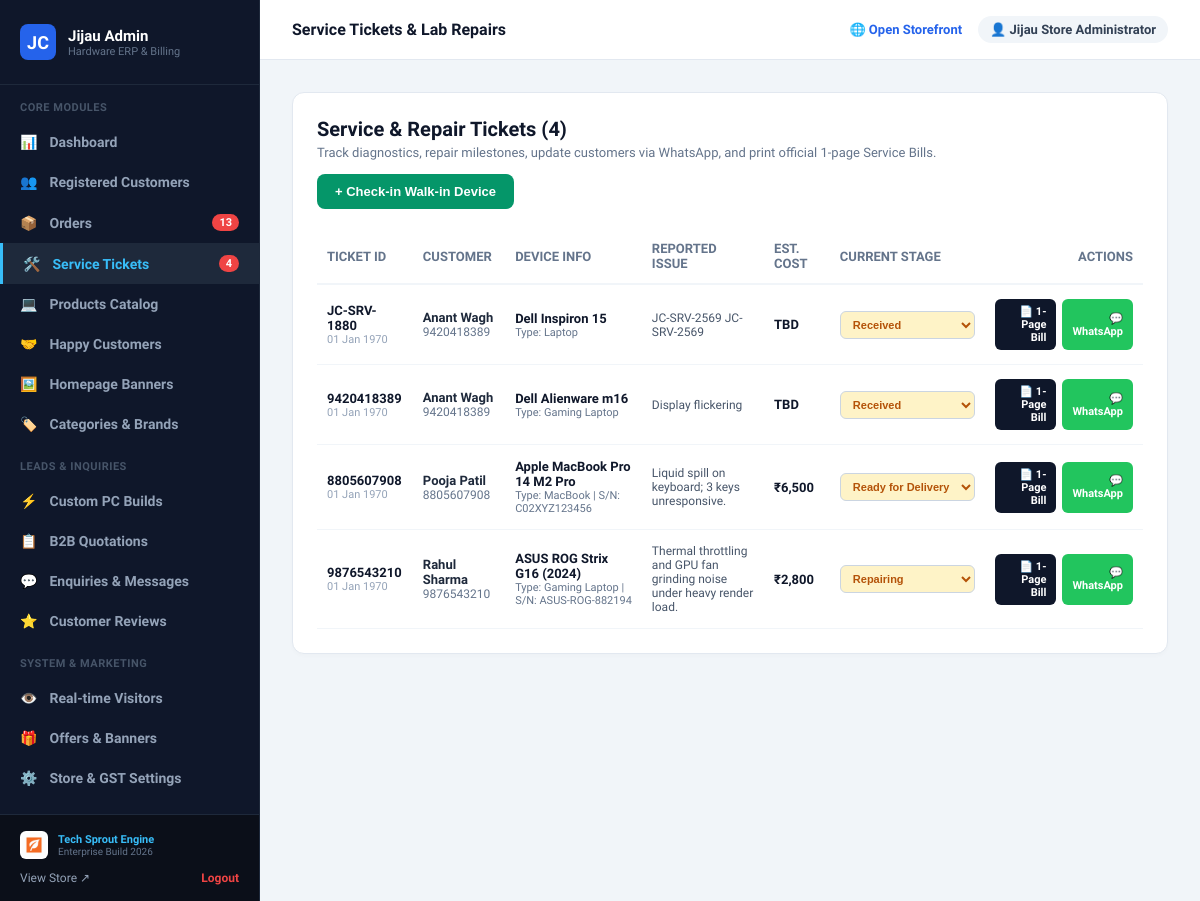
Page /php-jijaucomputers/admin/service-requests.php (signed in) on the earlier database version.
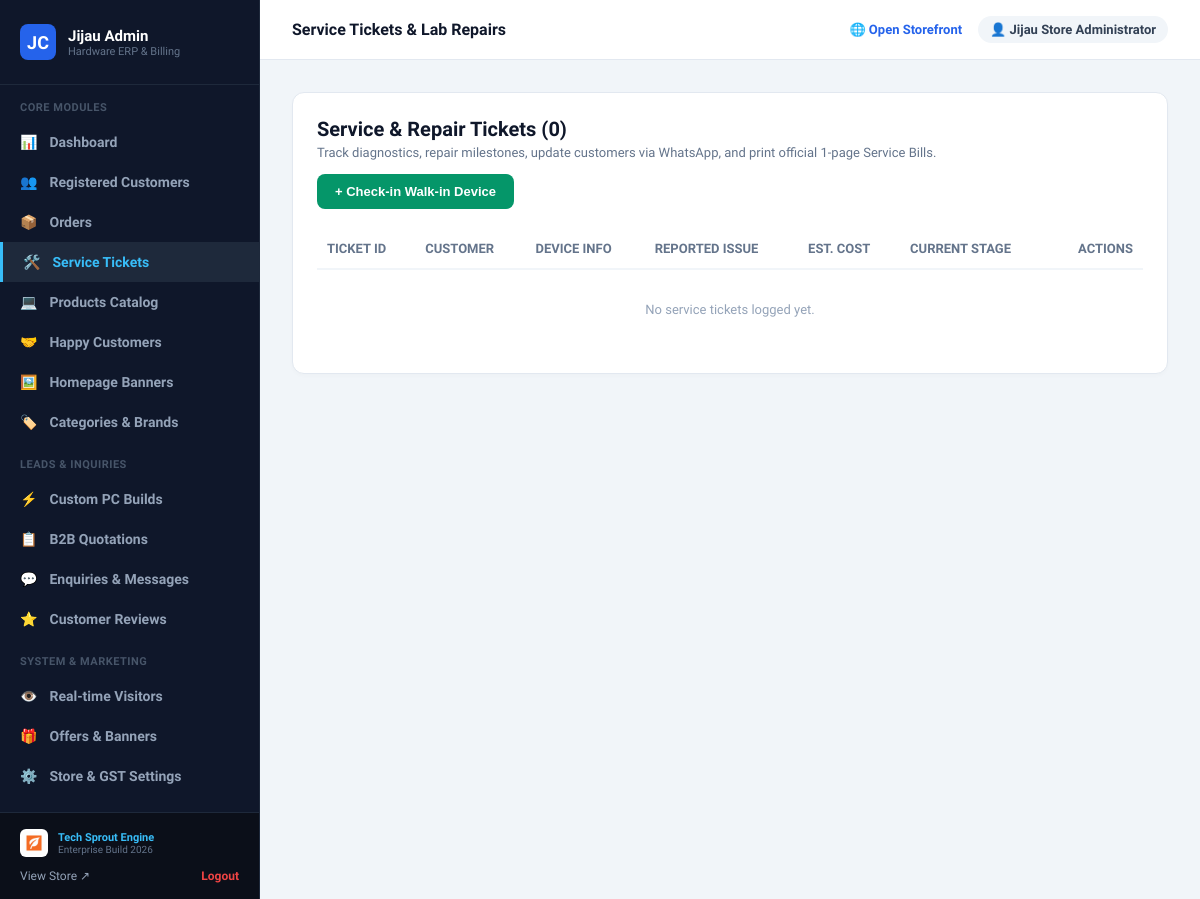
Same page on the later database version.
### tables this page shows
CREATE TABLE "ServiceRequest" (
    "id" TEXT NOT NULL PRIMARY KEY,
    "ticketId" TEXT NOT NULL,
    "customerName" TEXT NOT NULL,
    "phone" TEXT NOT NULL,
    "email" TEXT,
    "deviceType" TEXT NOT NULL,
    "brand" TEXT NOT NULL,
    "model" TEXT NOT NULL,
    "serialNo" TEXT,
    "issueDesc" TEXT NOT NULL,
    "status" TEXT NOT NULL DEFAULT 'Received',
    "adminNotes" TEXT,
    "estimatedCost" REAL,
    "createdAt" DATETIME NOT NULL DEFAULT CURRENT_TIMESTAMP,
    "updatedAt" DATETIME NOT NULL
);

### php-jijaucomputers/includes/functions.php (called while the page is built, shortened)
<?php
function formatPrice($amount): string {
    $num = floatval($amount);
    return '₹' . number_format($num, 0, '.', ',');
}

### php-jijaucomputers/admin/service-requests.php (the view, shortened to what the changed rows need)
<?php
require_once __DIR__ . '/includes/header.php';
require_once __DIR__ . '/includes/sidebar.php';
$db = getDB();
$tickets = $db->query('SELECT * FROM "ServiceRequest" ORDER BY createdAt DESC')->fetchAll();
?>
<div>
  <div style="background: white; border-radius: 12px; border: 1px solid #e2e8f0; padding: 24px; box-shadow: 0 2px 4px rgba(0,0,0,0.02);">
    <div style="display: flex; justify-content: space-between; align-items: center; flex-wrap: wrap; gap: 14px; margin-bottom: 20px;">
      <div>
        <h2 style="font-size: 20px; font-weight: 800; color: #0f172a; margin: 0 0 4px;">Service & Repair Tickets (<?= count($tickets) ?>)</h2>
        <p style="color: #64748b; font-size: 13px; margin: 0;">Track diagnostics, repair milestones, update customers via WhatsApp, and print official 1-page Service Bills.</p>
      </div>
    </div>
    <div style="overflow-x: auto;">
      <table style="width: 100%; border-collapse: collapse; font-size: 13px; text-align: left;">
        <thead>
          <tr style="border-bottom: 2px solid #f1f5f9; color: #64748b;">
            <th style="padding: 12px 10px;">TICKET ID</th>
            <th style="padding: 12px 10px;">CUSTOMER</th>
            <th style="padding: 12px 10px;">DEVICE INFO</th>
            <th style="padding: 12px 10px;">REPORTED ISSUE</th>
            <th style="padding: 12px 10px;">EST. COST</th>
            <th style="padding: 12px 10px;">CURRENT STAGE</th>
            <th style="padding: 12px 10px; text-align: right;">ACTIONS</th>
          </tr>
        </thead>
        <tbody>
          <?php if (empty($tickets)): ?>
            <tr><td colspan="7" style="padding: 32px; text-align: center; color: #94a3b8;">No service tickets logged yet.</td></tr>
          <?php else: ?>
            <?php foreach ($tickets as $srv):
              $cleanPhone = preg_replace('/[^0-9]/', '', $srv['phone']);
              if (strlen($cleanPhone) === 10) $cleanPhone = '91' . $cleanPhone;
              $waMsg = "Hello {$srv['customerName']}, your {$srv['brand']} {$srv['model']} service ticket #{$srv['ticketId']} is currently in status: {$srv['status']}. Track live status at: https://jijaucomputers.in/track-service?ticket={$srv['ticketId']}";
              $waLink = "https://wa.me/{$cleanPhone}?text=" . urlencode($waMsg);
            ?>
              <tr style="border-bottom: 1px solid #f1f5f9;">
                <td style="padding: 14px 10px; font-weight: 800; color: #0f172a;">
                  <?= htmlspecialchars($srv['ticketId']) ?>
                  <div style="font-size: 11px; color: #94a3b8; font-weight: normal;"><?= date('d M Y', strtotime($srv['createdAt'])) ?></div>
                </td>
                <td style="padding: 14px 10px;">
                  <div style="font-weight: 700; color: #1e293b;"><?= htmlspecialchars($srv['customerName']) ?></div>
                  <div style="font-size: 12px; color: #64748b;"><?= htmlspecialchars($srv['phone']) ?></div>
                </td>
                <td style="padding: 14px 10px;">
                  <div style="font-weight: 600; color: #0f172a;"><?= htmlspecialchars($srv['brand']) ?> <?= htmlspecialchars($srv['model']) ?></div>
                  <div style="font-size: 11px; color: #64748b;">Type: <?= htmlspecialchars($srv['deviceType']) ?> <?= $srv['serialNo'] ? '| S/N: ' . htmlspecialchars($srv['serialNo']) : '' ?></div>
                </td>
                <td style="padding: 14px 10px; color: #475569; max-width: 200px; font-size: 12px;">
                  <?= htmlspecialchars($srv['issueDesc']) ?>
                </td>
                <td style="padding: 14px 10px; font-weight: 800; color: #0f172a;">
                  <?= $srv['estimatedCost'] ? formatPrice($srv['estimatedCost']) : 'TBD' ?>
                </td>
                <td style="padding: 14px 10px;">
                  <form method="POST" action="/admin/service-requests.php" style="display: flex; flex-direction: column; gap: 4px;">
                    <select name="status" onchange="this.form.submit()" style="padding: 6px 8px; border-radius: 6px; font-size: 11px; font-weight: 700; border: 1.5px solid #cbd5e1; outline: none; background: #fef3c7; color: #b45309;">
                      <option value="Received" <?= $srv['status'] === 'Received' ? 'selected' : '' ?>>Received</option>
                      <option value="Repairing" <?= $srv['status'] === 'Repairing' ? 'selected' : '' ?>>Repairing</option>
                      <option value="Ready for Delivery" <?= $srv['status'] === 'Ready for Delivery' ? 'selected' : '' ?>>Ready for Delivery</option>
                    </select>
                  </form>
                </td>
                <td style="padding: 14px 10px; text-align: right;">
                  <div style="display: flex; gap: 6px; justify-content: flex-end;">
                    <a href="/invoice.php?service=<?= urlencode($srv['ticketId']) ?>&print=true" target="_blank" style="padding: 6px 10px; background: #0f172a; color: white; border-radius: 6px; text-decoration: none; font-weight: 700; font-size: 11px; display: inline-flex; align-items: center; gap: 4px;">
                      <span>📄 1-Page Bill</span>
                    </a>
                    <a href="<?= $waLink ?>" target="_blank" style="padding: 6px 10px; background: #22c55e; color: white; border-radius: 6px; text-decoration: none; font-weight: 700; font-size: 11px; display: inline-flex; align-items: center; gap: 4px;">
                      <span>💬 WhatsApp</span>
                    </a>
                  </div>
                </td>
              </tr>
            <?php endforeach; ?>
          <?php endif; ?>
        </tbody>
      </table>
    </div>
  </div>
</div>
<?php require_once __DIR__ . '/includes/footer.php'; ?>

### php-jijaucomputers/admin/includes/sidebar.php (shortened to what the changed rows need)
<?php
$currentUri = $_SERVER['REQUEST_URI'];
?>
<aside class="admin-sidebar">
  <nav style="padding: 16px 0; flex: 1; overflow-y: auto;">
    <a href="/admin/orders.php" class="nav-item <?= str_contains($currentUri, 'orders.php') ? 'active' : '' ?>">
      <span>📦</span> Orders
      <?php if (!empty($pendingOrdersCount)): ?>
        <span class="badge-count"><?= $pendingOrdersCount ?></span>
      <?php endif; ?>
    </a>
    <a href="/admin/service-requests.php" class="nav-item <?= str_contains($currentUri, 'service-requests.php') ? 'active' : '' ?>">
      <span>🛠️</span> Service Tickets
      <?php if (!empty($activeServiceCount)): ?>
        <span class="badge-count"><?= $activeServiceCount ?></span>
      <?php endif; ?>
    </a>
  </nav>
</aside>
<div class="admin-main">
  <main class="admin-content">

Differences in the rows shown:
removed servicerequest: ticketId "JC-SRV-1880", createdAt "01 Jan 1970", customerName "Anant Wagh", phone "9420418389", brand "Dell", model "Inspiron 15", deviceType "Laptop", issueDesc "JC-SRV-2569 JC-SRV-2569", shows "TBD", status "Received"
removed servicerequest: ticketId "9420418389", createdAt "01 Jan 1970", customerName "Anant Wagh", phone "9420418389", brand "Dell", model "Alienware m16", deviceType "Gaming Laptop", issueDesc "Display flickering", shows "TBD", status "Received"
removed servicerequest: ticketId "8805607908", createdAt "01 Jan 1970", customerName "Pooja Patil", phone "8805607908", brand "Apple", model "MacBook Pro 14 M2 Pro", deviceType "MacBook", serialNo "C02XYZ123456", issueDesc "Liquid spill on keyboard; 3 keys unresponsive.", estimatedCost "₹6,500", status "Ready for Delivery"
removed servicerequest: ticketId "9876543210", createdAt "01 Jan 1970", customerName "Rahul Sharma", phone "9876543210", brand "ASUS", model "ROG Strix G16 (2024)", deviceType "Gaming Laptop", serialNo "ASUS-ROG-882194", issueDesc "Thermal throttling and GPU fan grinding noise under heavy render load.", estimatedCost "₹2,800", status "Repairing"
Other differences:
count($tickets): "4" → "0"
$pendingOrdersCount: "13" → (not shown)
$activeServiceCount: "4" → (not shown)
text now shown: "No service tickets logged yet."
